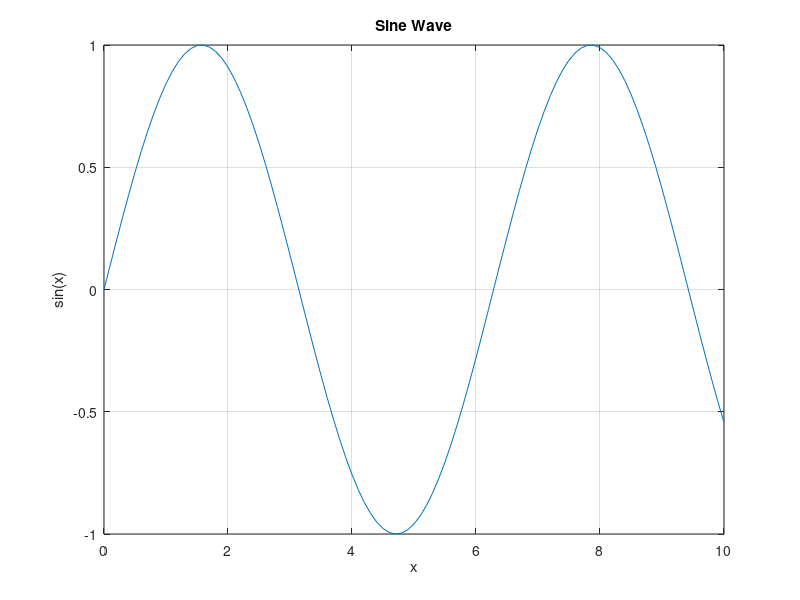
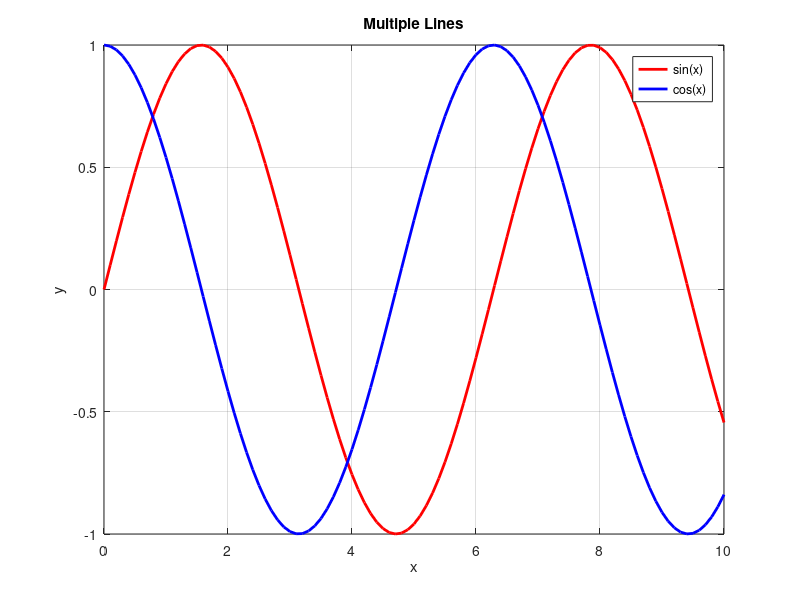
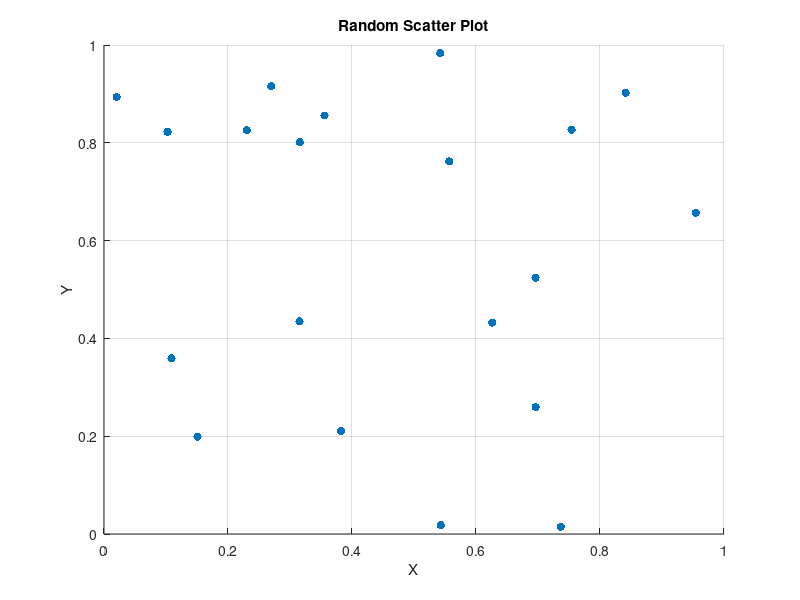
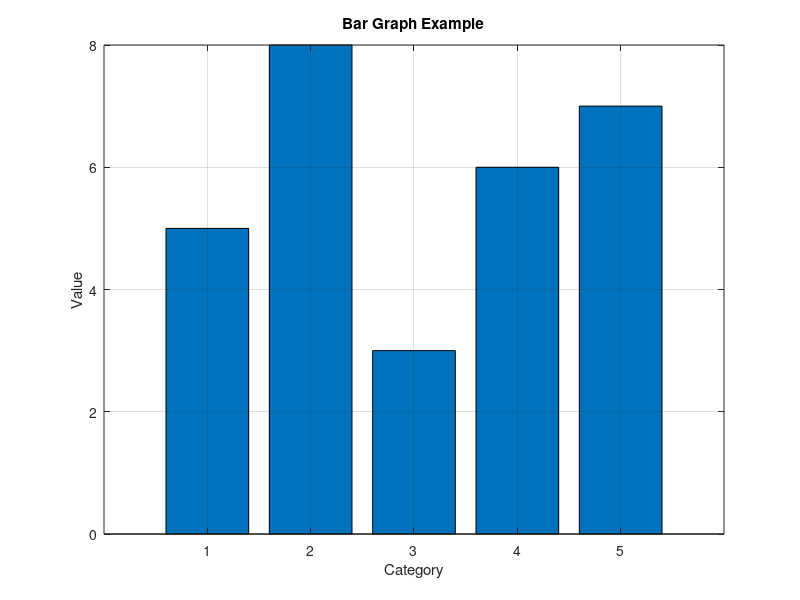

Here is the MATLAB script that generated these plots, in order: (Note: this script raises an error after producing the figures.)
%% 🌱 EASY TO INTERMEDIATE GRAPH PLOTTING IN MATLAB
clc;
clear;
close all;

%% 1️⃣ Simple Line Plot
x = 0:0.1:10;
y = sin(x);
figure;
plot(x, y);
title('Sine Wave');
xlabel('x');
ylabel('sin(x)');
grid on;

%% 2️⃣ Multiple Lines in One Graph
figure;
x = 0:0.1:10;
plot(x, sin(x), 'r', 'LineWidth', 2);
hold on;
plot(x, cos(x), 'b', 'LineWidth', 2);
legend('sin(x)', 'cos(x)');
title('Multiple Lines');
xlabel('x');
ylabel('y');
grid on;

%% 3️⃣ Scatter Plot
figure;
x = rand(1, 20);
y = rand(1, 20);
scatter(x, y, 'filled');
title('Random Scatter Plot');
xlabel('X');
ylabel('Y');
grid on;

%% 4️⃣ Bar Graph
figure;
data = [5 8 3 6 7];
bar(data);
title('Bar Graph Example');
xlabel('Category');
ylabel('Value');
grid on;

%% 5️⃣ Subplots (Multiple Graphs in One Window)
figure;
x = 0:0.1:10;
subplot(2,1,1);
plot(x, sin(x), 'r', 'LineWidth', 2);
title('Sine Function');
xlabel('x');
ylabel('sin(x)');
grid on;

subplot(2,1,2);
plot(x, cos(x), 'b', 'LineWidth', 2);
title('Cosine Function');
xlabel('x');
ylabel('cos(x)');
grid on;

%% 6️⃣ 3D Surface Plot
figure;
[X, Y] = meshgrid(-5:0.5:5, -5:0.5:5);
Z = sin(sqrt(X.^2 + Y.^2));
surf(X, Y, Z);
title('3D Surface Plot');
xlabel('X');
ylabel('Y');
zlabel('Z');
colorbar;
shading interp;

%% 7️⃣ Contour Plot
figure;
[X, Y] = meshgrid(-3:0.1:3, -3:0.1:3);
Z = X.^2 + Y.^2;
contour(X, Y, Z, 20);
title('Contour Plot');
xlabel('X');
ylabel('Y');
grid on;

%% 8️⃣ Animated Plot
figure;
x = 0:0.1:10;
y = sin(x);
for i = 1:length(x)
    plot(x(1:i), y(1:i), 'b', 'LineWidth', 2);
    axis([0 10 -1.5 1.5]);
    title('Animated Sine Wave');
    xlabel('x');
    ylabel('sin(x)');
    grid on;
    pause(0.05);
end

%% 9️⃣ 3D Line Plot
figure;
t = 0:0.1:10;
x = sin(t);
y = cos(t);
z = t;
plot3(x, y, z, 'm', 'LineWidth', 2);
title('3D Line Plot');
xlabel('X = sin(t)');
ylabel('Y = cos(t)');
zlabel('Z = t');
grid on;

%% 🔟 Histogram Plot
figure;
data = randn(1, 1000); % Random normally distributed data
histogram(data, 30, 'FaceColor', 'g');
title('Histogram of Random Data');
xlabel('Value');
ylabel('Frequency');
grid on;

%% 1️⃣1️⃣ Pie Chart
figure;
values = [30 20 25 15 10];
labels = {'A', 'B', 'C', 'D', 'E'};
pie(values, labels);
title('Pie Chart Example');

%% 1️⃣2️⃣ Stem Plot
figure;
x = 0:0.5:10;
y = sin(x);
stem(x, y, 'filled', 'r');
title('Stem Plot');
xlabel('x');
ylabel('sin(x)');
grid on;

%% 1️⃣3️⃣ Area Plot
figure;
x = 0:0.1:10;
y1 = sin(x) + 1;
y2 = cos(x) + 1;
area(x, [y1' y2']);
title('Area Plot of sin(x) and cos(x)');
xlabel('x');
ylabel('Value');
legend('sin(x)+1', 'cos(x)+1');
grid on;

%% 1️⃣4️⃣ Heatmap
figure;
data = rand(10, 10);
heatmap(data);
title('Heatmap Example');

%% 1️⃣5️⃣ Vector Field (Quiver Plot)
figure;
[x, y] = meshgrid(-2:0.4:2, -2:0.4:2);
u = -y;
v = x;
quiver(x, y, u, v);
title('Vector Field (Quiver Plot)');
xlabel('X');
ylabel('Y');
axis equal;
grid on;

%% 1️⃣6️⃣ Filled Contour Plot
figure;
[X, Y] = meshgrid(-3:0.1:3, -3:0.1:3);
Z = sin(X).*cos(Y);
contourf(X, Y, Z, 20);
title('Filled Contour Plot');
xlabel('X');
ylabel('Y');
colorbar;
shading interp;

%% 1️⃣7️⃣ Polar Plot
figure;
theta = 0:0.01:2*pi;
rho = 2*sin(3*theta);
polarplot(theta, rho, 'LineWidth', 2);
title('Polar Plot');

%% 1️⃣8️⃣ Surface with Lighting
figure;
[X, Y] = meshgrid(-3:0.1:3, -3:0.1:3);
Z = peaks(X, Y);
surf(X, Y, Z);
title('3D Surface with Lighting');
xlabel('X'); ylabel('Y'); zlabel('Z');
shading interp;
camlight; lighting phong;

%% 1️⃣9️⃣ Mesh Plot
figure;
[X, Y] = meshgrid(-3:0.1:3, -3:0.1:3);
Z = sin(X).*cos(Y);
mesh(X, Y, Z);
title('3D Mesh Plot');
xlabel('X');
ylabel('Y');
zlabel('Z');
grid on;

%% 2️⃣0️⃣ Boxplot
figure;
data = randn(50, 4);
boxplot(data, {'Set1', 'Set2', 'Set3', 'Set4'});
title('Boxplot Example');
ylabel('Values');
grid on;

disp('✅ All graph examples completed successfully!');

%% 2️⃣1️⃣ Logarithmic Plot (Semilog-Y)
figure;
x = 0:0.1:10;
y = exp(x/3);
semilogy(x, y, 'LineWidth', 2);
title('Semilog-Y Plot');
xlabel('x');
ylabel('exp(x/3)');
grid on;

%% 2️⃣2️⃣ Log-Log Plot
figure;
x = 1:0.1:10;
y = x.^2;
loglog(x, y, 'LineWidth', 2);
title('Log-Log Plot');
xlabel('x');
ylabel('x^2');
grid on;

%% 2️⃣3️⃣ Error Bar Plot
figure;
x = 1:5;
y = [5 7 6 8 7];
err = [0.5 0.3 0.4 0.2 0.6];
errorbar(x, y, err, 'LineWidth', 2);
title('Error Bar Plot');
xlabel('X');
ylabel('Y');
grid on;

%% 2️⃣4️⃣ Stacked Bar Graph
figure;
data = randi([1 10], 5, 3);
bar(data, 'stacked');
title('Stacked Bar Graph');
xlabel('Category');
ylabel('Value');
grid on;

%% 2️⃣5️⃣ Horizontal Bar Graph
figure;
data = [4 7 1 9 3];
barh(data);
title('Horizontal Bar Graph');
xlabel('Value');
ylabel('Category');
grid on;

%% 2️⃣6️⃣ Filled Area Between Curves
figure;
x = 0:0.1:10;
y1 = sin(x);
y2 = cos(x);
fill([x fliplr(x)], [y1 fliplr(y2)], 'c');
title('Filled Area Between sin(x) and cos(x)');
xlabel('x');
ylabel('Value');
grid on;

%% 2️⃣7️⃣ Waterfall Plot
figure;
[X, Y] = meshgrid(-3:0.2:3);
Z = sin(X).*cos(Y);
waterfall(X, Y, Z);
title('Waterfall Plot');
xlabel('X');
ylabel('Y');
zlabel('Z');
grid on;

%% 2️⃣8️⃣ Pareto Chart
figure;
data = randi([1 20], 1, 6);
pareto(data);
title('Pareto Chart');

%% 2️⃣9️⃣ Bubble Chart
figure;
x = rand(1,20);
y = rand(1,20);
sizes = rand(1,20) * 500;
bubblechart(x, y, sizes);
title('Bubble Chart');
xlabel('X');
ylabel('Y');
grid on;

%% 3️⃣0️⃣ Animated Moving Point
figure;
x = 0:0.1:2*pi;
y = sin(x);
for i = 1:length(x)
    plot(x, y, 'b'); hold on;
    plot(x(i), y(i), 'ro', 'MarkerSize', 8, 'MarkerFaceColor', 'r');
    hold off;
    title('Moving Point on Sine Curve');
    xlabel('x');
    ylabel('sin(x)');
    grid on;
    pause(0.05);
end

%% 3️⃣1️⃣ Histogram with Probability Normalization
figure;
data = randn(1,1000);
histogram(data, 'Normalization', 'probability');
title('Normalized Histogram');
xlabel('Value');
ylabel('Probability');
grid on;

%% 3️⃣2️⃣ Dual Y-Axis Plot
figure;
x = 0:0.1:10;
y1 = sin(x);
y2 = exp(x/5);
yyaxis left
plot(x, y1, 'LineWidth', 2);
ylabel('sin(x)');
yyaxis right
plot(x, y2, 'LineWidth', 2);
ylabel('exp(x/5)');
title('Dual Y-Axis Plot');
xlabel('x');
grid on;

%% 3️⃣3️⃣ Stair Plot
figure;
x = 0:1:10;
y = randi([1 10],1,11);
stairs(x, y, 'LineWidth', 2);
title('Stair Plot');
xlabel('x');
ylabel('Value');
grid on;

%% 3️⃣4️⃣ Compass Plot
figure;
theta = linspace(0, 2*pi, 10);
u = cos(theta);
v = sin(theta);
compass(u, v);
title('Compass Plot');

%% 3️⃣5️⃣ Ribbon Plot
figure;
[X,Y] = meshgrid(-3:0.2:3);
Z = sin(X).*cos(Y);
ribbon(Z);
title('Ribbon Plot');
grid on;

%% 3️⃣6️⃣ Animated Growing Circle
figure;
theta = linspace(0,2*pi,200);
for r = 0:0.1:5
    x = r*cos(theta);
    y = r*sin(theta);
    plot(x,y,'LineWidth',2);
    axis equal;
    axis([-6 6 -6 6]);
    title('Growing Circle Animation');
    grid on;
    pause(0.05);
end

%% 3️⃣7️⃣ Filled 3D Surface with Edge Removal
figure;
[X,Y] = meshgrid(-2:0.1:2);
Z = X.*exp(-X.^2 - Y.^2);
surf(X,Y,Z,'EdgeColor','none');
title('Smooth Surface Plot');
xlabel('X');
ylabel('Y');
zlabel('Z');
colorbar;
grid on;

%% 3️⃣8️⃣ Polar Scatter Plot
figure;
theta = 2*pi*rand(1,100);
rho = rand(1,100);
polarscatter(theta,rho,'filled');
title('Polar Scatter Plot');

%% 3️⃣9️⃣ Time Series Plot with Datetime
figure;
t = datetime(2024,1,1) + days(0:9);
y = rand(1,10);
plot(t,y,'LineWidth',2);
title('Time Series Plot');
xlabel('Date');
ylabel('Value');
grid on;

%% 4️⃣0️⃣ Custom Colormap Surface Plot
figure;
[X,Y] = meshgrid(-3:0.1:3);
Z = peaks(X,Y);
surf(X,Y,Z);
colormap(jet);
colorbar;
title('Surface Plot with Custom Colormap');
xlabel('X');
ylabel('Y');
zlabel('Z');
shading interp;
grid on;
